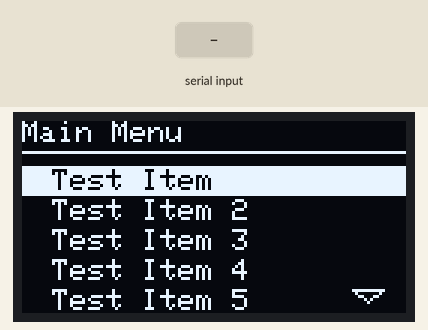
Bench run of a sketch on a simulated Arduino Uno, built with avr-gcc and run on an emulated ATmega328P. Parts: 128×64 one-colour display. The test bench sets the inputs (shaded band). What the sketch prints to the serial monitor is not drawn.

Above: at 1.2 s.
1.3 s: "s" received over Serial
At 1.7 s:
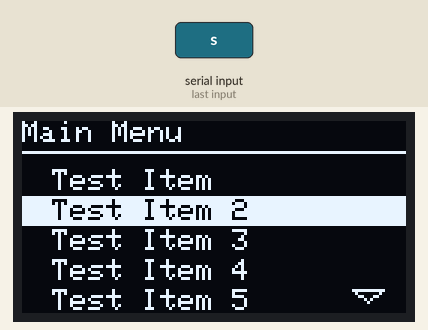
2.8 s: "w" received over Serial
At 4.1 s:
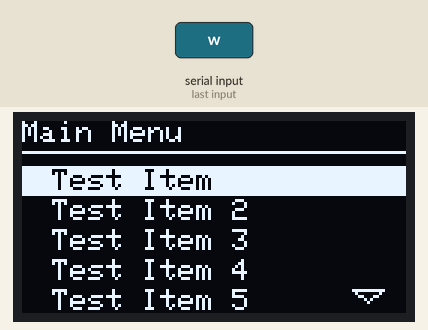
Timing chart, 0 to 5.8 s (numbered marks = the images above; inputs shaded):
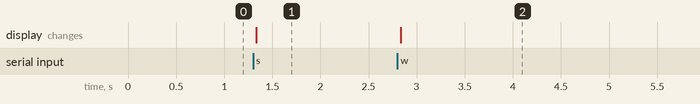

Measured:
- after the input at 1.3 s, the display: changes at once (image 1)
- after the input at 2.8 s, the display: changes at once (image 2)

The sketch:

EvilTwin.ino
```cpp
#include <Wire.h>
#include <Adafruit_GFX.h>
#include <Adafruit_SSD1306.h>

#include "Menu.h"
#include "MenuItem.h"
#include "MenuController.h"

#define SCREEN_WIDTH 128
#define SCREEN_HEIGHT 64
#define OLED_RESET    -1

Adafruit_SSD1306 display(SCREEN_WIDTH, SCREEN_HEIGHT, &Wire, OLED_RESET);

Menu rootMenu("Main Menu");
MenuController menuController(&display);

void setup()
{
    Serial.begin(115200);
    Wire.begin();

    if (!display.begin(SSD1306_SWITCHCAPVCC, 0x3C))
    {
        Serial.println(F("SSD1306 init failed"));
        while (true);
    }

    Serial.println("Building menu..");

    MenuItem testItem("Test Item", MenuItemType::Function);
    MenuItem testItem2("Test Item 2", MenuItemType::Function);
    MenuItem testItem3("Test Item 3", MenuItemType::Function);
    MenuItem testItem4("Test Item 4", MenuItemType::Function);
    MenuItem testItem5("Test Item 5", MenuItemType::Function);
    MenuItem testItem6("Test Item 6", MenuItemType::Function);

    rootMenu.AddItem(testItem);
    rootMenu.AddItem(testItem2);
    rootMenu.AddItem(testItem3);
    rootMenu.AddItem(testItem4);
    rootMenu.AddItem(testItem5);
    rootMenu.AddItem(testItem6);

    menuController.SetCurrentMenu(&rootMenu);

    Serial.println("Drawing menu..");

    menuController.DrawMenu();
}

void loop()
{
    if(Serial.available() > 0)
    {
        char c = Serial.read();

        switch(c)
        {
            case 'w':
                menuController.MenuUp();
                menuController.DrawMenu();
                break;

            case 's':
                menuController.MenuDown();
                menuController.DrawMenu();
                break;
        }
    }
}
```

Menu.cpp
```cpp
#include "Menu.h"

Menu::Menu(const char* name)
{
  this->name = name;
}

const char* Menu::GetName() const
{
  return this->name;
}

void Menu::AddItem(MenuItem item)
{
  this->menuItems.push_back(item);
}

std::vector<MenuItem> Menu::GetItems() const
{
  return this->menuItems;
}

int Menu::GetSize() const
{
  return this->menuItems.size();
}
```

Menu.h
```cpp
#pragma once

#include <vector>

#include "MenuItem.h"

class Menu {
public:
  Menu(const char* name);

  const char* GetName() const;
  void AddItem(MenuItem item);
  std::vector<MenuItem> GetItems() const;
  int GetSize() const;

private:
  const char* name;
  std::vector<MenuItem> menuItems;
};
```

MenuController.cpp
```cpp
#include "MenuController.h"

MenuController::MenuController(Adafruit_SSD1306* display)
{
  this->display = display;
}

void MenuController::SetCurrentMenu(Menu* menu)
{
  this->currentMenu = menu;
}

void MenuController::MenuUp()
{
    Serial.println("Moving Menu Up");

    if(!this->currentMenu)
    {
        Serial.println("No menu is set.");
        return;
    }

    if(this->selectedMenuIndex <= 0)
    {
        this->selectedMenuIndex = 0;
        return;
    }

    this->selectedMenuIndex -= 1;
}

void MenuController::MenuDown()
{
    Serial.println("Moving Menu Down");

    if(!currentMenu)
    {
        Serial.println("No menu is set.");
        return;
    }

    int maxMenuItem = this->currentMenu->GetSize() - 1;
    if(this->selectedMenuIndex >= maxMenuItem)
    {
        this->selectedMenuIndex = maxMenuItem;
        return;
    }

    this->selectedMenuIndex += 1;
}

void MenuController::DrawMenu()
{
    if (!currentMenu)
    {
        Serial.println("No menu is set.");
        return;
    }

    display->clearDisplay();
    display->setTextColor(SSD1306_WHITE);
    display->setTextSize(1);

    display->setCursor(0, 0);
    display->println(currentMenu->GetName());
    display->drawLine(0, 10, 128, 10, SSD1306_WHITE);

    std::vector<MenuItem> menuItems = currentMenu->GetItems();
    const int totalItems = currentMenu->GetSize();
    const int maxItems = 5;

    // 🔧 Calculate startIndex to scroll only after selected is beyond item 4 (index 4)
    int startIndex = 0;
    if (selectedMenuIndex >= maxItems)
    {
        startIndex = selectedMenuIndex - (maxItems - 1);
    }

    // Clamp startIndex to prevent overflow
    if (startIndex > totalItems - maxItems)
        startIndex = totalItems - maxItems;
    if (startIndex < 0)
        startIndex = 0;

    for (int i = 0; i < maxItems; ++i)
    {
        int itemIndex = startIndex + i;
        if (itemIndex >= totalItems)
            break;

        MenuItem& menuItem = menuItems[itemIndex];

        if (selectedMenuIndex == itemIndex)
        {
            display->fillRect(0, 15 + (10 * i), 128, 10, SSD1306_WHITE);
            display->setTextColor(SSD1306_BLACK);
        }
        else
        {
            display->setTextColor(SSD1306_WHITE);
        }

        display->setCursor(10, 16 + (10 * i));
        display->println(menuItem.GetName());
    }

    // Down arrow if there's more below
    if (totalItems > maxItems && startIndex + maxItems < totalItems)
    {
        display->fillTriangle(110, 56, 120, 56, 115, 60, SSD1306_BLACK);
        display->drawTriangle(110, 56, 120, 56, 115, 60, SSD1306_WHITE);
    }

    // Optional: up arrow
    if (startIndex > 0)
    {
        display->fillTriangle(110, 14, 120, 14, 115, 10, SSD1306_BLACK);
        display->drawTriangle(110, 14, 120, 14, 115, 10, SSD1306_WHITE);
    }

    display->display();
}
```

MenuController.h
```cpp
#pragma once

#include <Adafruit_SSD1306.h>
#include "Menu.h"

class MenuController
{
public:
  MenuController(Adafruit_SSD1306* display);

  void SetCurrentMenu(Menu* menu);
  void MenuUp();
  void MenuDown();
  void DrawMenu();

private:
  Menu* currentMenu = nullptr;
  int selectedMenuIndex = 0;
  Adafruit_SSD1306* display;
};
```

MenuItem.cpp
```cpp
#include "MenuItem.h"

MenuItem::MenuItem(const char* name, MenuItemType type)
{
  this->name = name;
  this->type = type;
}

const char* MenuItem::GetName() const
{
  return this->name;
}

void MenuItem::Execute()
{

}
```

MenuItem.h
```cpp
#pragma once

enum MenuItemType
{
  SubMenu,
  Function,
  Back
};

class MenuItem
{
public:
  MenuItem(const char* name, MenuItemType type);

  const char* GetName() const;
  void Execute();

private:
  const char* name;
  MenuItemType type;
};
```
